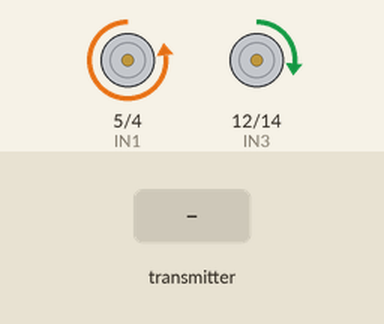
Bench run of a sketch on a simulated ESP8266 (NodeMCU). Shown: motor-driver pin pairs drawn as motors (green arrow = first pin HIGH = forward, orange = second pin HIGH = backward, longer = more drive, scaled by the enable pin). Inputs (shaded band) come from the test bench.

Above: at 1.2 s.
1.3 s: the transmitter starts sending forward = 256
At 2.1 s:
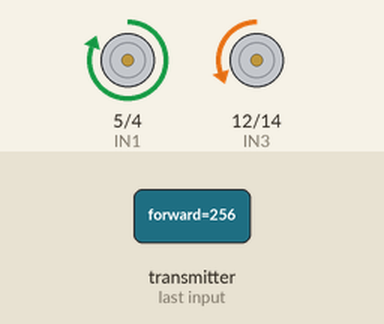
2.8 s: the transmitter starts sending sense = 256
At 3.2 s:
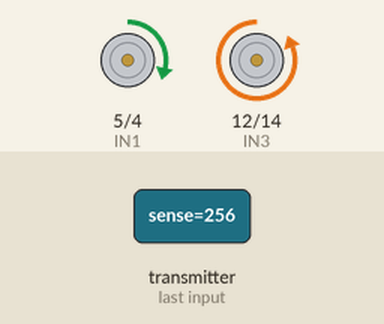
4.3 s: the transmitter starts sending forward = 0
At 5.5 s:
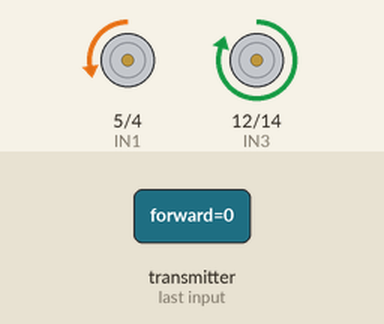
5.8 s: the transmitter starts sending sense = 512
At 6.7 s:
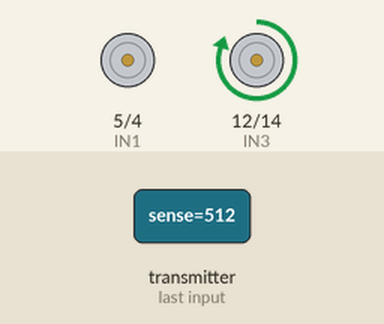
7.3 s: the transmitter starts sending forward = 512
At 7.9 s:
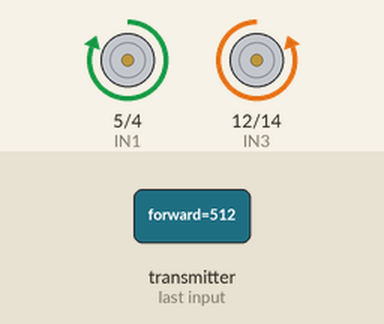
8.8 s: the transmitter starts sending sense = 1023
At 10.2 s:
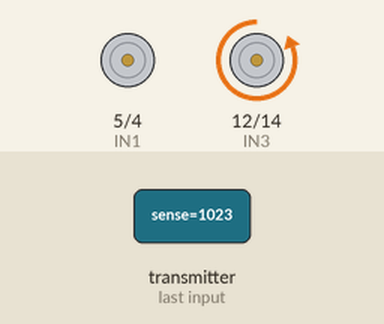
Timing chart, 0 to 11.3 s (numbered marks = the images above; inputs shaded):
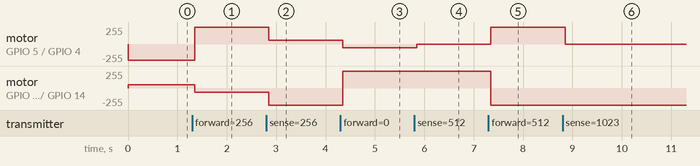

Measured:
- after the input at 1.3 s, motor on GPIO 5 (IN1) / GPIO 4 (IN2): backward 242/255 → forward 255/255 after 0.05 s; motor on GPIO 12 (IN3) / GPIO 14 (IN4): forward 48/255 → backward 63/255 after 0.05 s
- after the input at 2.8 s, motor on GPIO 5 (IN1) / GPIO 4 (IN2): forward 255/255 → forward 56/255 after 0.05 s; motor on GPIO 12 (IN3) / GPIO 14 (IN4): backward 63/255 → backward 255/255 after 0.05 s
- after the input at 4.3 s, motor on GPIO 5 (IN1) / GPIO 4 (IN2): forward 56/255 → backward 53/255 after 0.05 s; motor on GPIO 12 (IN3) / GPIO 14 (IN4): backward 255/255 → forward 254/255 after 0.05 s
- after the input at 5.8 s, motor on GPIO 5 (IN1) / GPIO 4 (IN2): backward 53/255 → stopped after 0.05 s
- after the input at 7.3 s, motor on GPIO 5 (IN1) / GPIO 4 (IN2): stopped → forward 255/255 after 0.05 s; motor on GPIO 12 (IN3) / GPIO 14 (IN4): forward 254/255 → backward 255/255 after 0.05 s
- after the input at 8.8 s, motor on GPIO 5 (IN1) / GPIO 4 (IN2): forward 255/255 → stopped after 0.05 s

The sketch:

Rover-Rev3-esp8266.ino
```cpp
///////////////////////ESPNOW DEFINITIONS///////////////////
#include <espnow.h> // Para ESP8266 sino seria esp_n
//#include <WiFi.h> // Para ESP32
#include <ESP8266WiFi.h> // para ESP8266

#define CHANNEL 0
////////////////////////////////////////////////////////////

////////////////////////ROVER IO AND FUNCTIONS//////////////
#include "Rover.h"
////////////////////////////////////////////////////////////


// Init ESP Now with fallback
void InitESPNow() {

if(esp_now_init() != 0)

 {
   // Serial.println("Error initializing ESP-NOW");
    return;
  }
  else
  {
   // Serial.println("ESP NOW I OK");

    esp_now_register_recv_cb(OnDataRecv);
    //Serial.println("ESP NOW II OK");

  }

}

/*
// config AP SSID
void configDeviceAP() {
  const char *SSID = "Slave_1";
  bool result = WiFi.softAP(SSID, "Slave_1_Password", CHANNEL, 0);
  if (!result) {
    Serial.println("AP Config failed.");
  } else {
    Serial.println("AP Config Success. Broadcasting with AP: " + String(SSID));
    Serial.print("AP CHANNEL "); Serial.println(WiFi.channel());
  }
}
*/
void setup() {
 // Serial.begin(115200);

  //Setup ESPNOW


  WiFi.mode(WIFI_STA);
 //Serial.print("AP MAC: ");
 //Serial.println(WiFi.softAPmacAddress());
  // Init ESPNow with a fallback logic
  InitESPNow();


  //Setup IO for Rover´s Motors Control
  Rover_IO_Setup();
}

// callback when data is recv from Master
void OnDataRecv( uint8_t *mac_addr,  uint8_t *data, uint8_t data_len)
{
  char macStr[18];
  snprintf(macStr, sizeof(macStr), "%02x:%02x:%02x:%02x:%02x:%02x",
          mac_addr[0], mac_addr[1], mac_addr[2], mac_addr[3], mac_addr[4], mac_addr[5]);
/*
  Serial.print("data_len; ");
  Serial.println(data_len);
*/

  memcpy(&joystick,data,data_len);
 //Serial.println("OnDataRecv II OK");

  /*
  Serial.print("Last Packet Recv from: "); Serial.println(macStr);
  Serial.print("Direction: "); Serial.println(joystick.forward);
  Serial.print("Sense: "); Serial.println(joystick.sense);

  Serial.println("");
  */
}

void loop() {

  /*
  Serial.print("Direction: "); Serial.println(joystick.forward);
  Serial.print("Sense: "); Serial.println(joystick.sense);
  Serial.println("");
  */
  avanti(joystick.forward,joystick.sense);

  //delay(200);
}
```

Rover.h
```cpp
#define IN1 5   //GPIO14
#define IN2 4   //GPIO27
#define IN3 12   //GPIO25
#define IN4 14   //GPIO33
#define ENA 0   //GPIO12
#define ENB 13   //GPIO32

// uno de los esp8266 tiene MAC  48:55:19:e0:67:76

const uint8_t MAC_SENDER_1[] = { 0x08, 0x3A, 0xF2, 0x6E, 0x10, 0xC4 };

// data Structure from Joystick
typedef struct struct_message {
     int forward = 5; //0 retro max vel. 250 forward max vel.
     int sense = 5; //250 dx max vel 0 sx max vel.
     int rotate=0;

} struct_message;

struct_message joystick;

void avanti(int dir, int sense);
void avanti (int dir, int sense)
{
  int dx=0;
  int sx=0;

  if(sense>110 && sense<120)
  {
    dx=0;
    sx=0;
  }
  else if(sense<110)
       {
          dx=0;
          sx=map(sense,110,0,100,200);
       }
       else
       {
          sx=0;
          dx=map(sense,120,255,100,200);
       }


  if(dir>120)
  {
    analogWrite(ENA,map(dir,120,255,0,255)-dx);
    analogWrite(ENB,map(dir,120,255,0,255)-sx);
    digitalWrite(IN1,HIGH);
    digitalWrite(IN2,LOW);
    digitalWrite(IN3,LOW);
    digitalWrite(IN4,HIGH);
  }

  if(dir < 110)
  {
    analogWrite(ENA,map(dir,110,0,0,255)-dx);
    analogWrite(ENB,map(dir,110,0,0,255)-sx);
    digitalWrite(IN1,LOW);
    digitalWrite(IN2,HIGH);
    digitalWrite(IN3,HIGH);
    digitalWrite(IN4,LOW);
  }

  if(dir <120 && dir >110)
  {
    digitalWrite(IN1,LOW);
    digitalWrite(IN2,LOW);
    digitalWrite(IN3,LOW);
    digitalWrite(IN4,LOW);
  }
}

void Rover_IO_Setup();
void Rover_IO_Setup()
{
  pinMode(IN1, OUTPUT);
  pinMode(IN2, OUTPUT);
  pinMode(IN3, OUTPUT);
  pinMode(IN4, OUTPUT);
  pinMode(ENA, OUTPUT);
  pinMode(ENB, OUTPUT);

  digitalWrite(ENA,LOW);
  digitalWrite(ENB,LOW);

  digitalWrite(IN1,LOW);
  digitalWrite(IN2,LOW);
  digitalWrite(IN3,LOW);
  digitalWrite(IN4,LOW);
}
```
